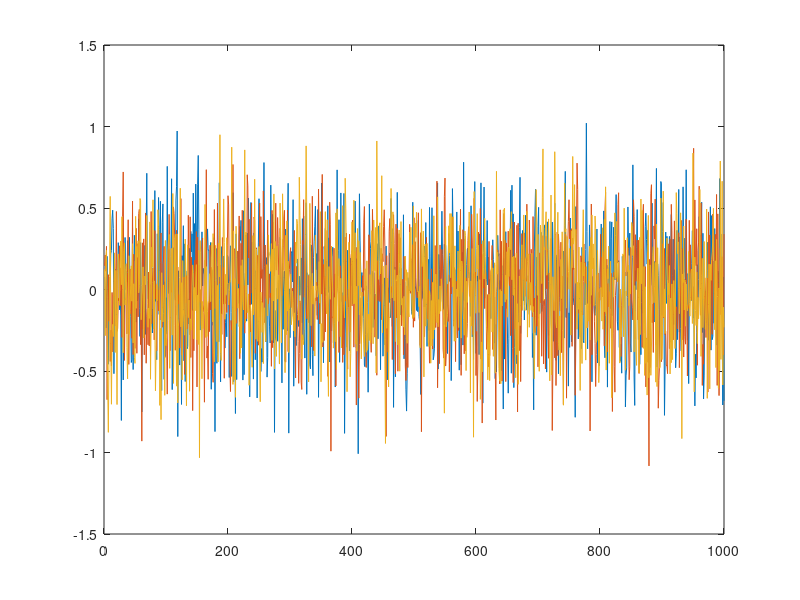

Here is the MATLAB script that generated this plot:
% white Gaussian noise generator
% dBw-dBm-W converter : http://www.elecfans.com/tools/dbm.htm
close all;

% generate white Gaussian noise with 1000*3 matrix, -10dBW(0.099watts)
noise = wgn(1000, 3, -10);

% variance of the matrix
var(noise)

% plot the data
plot(noise)
